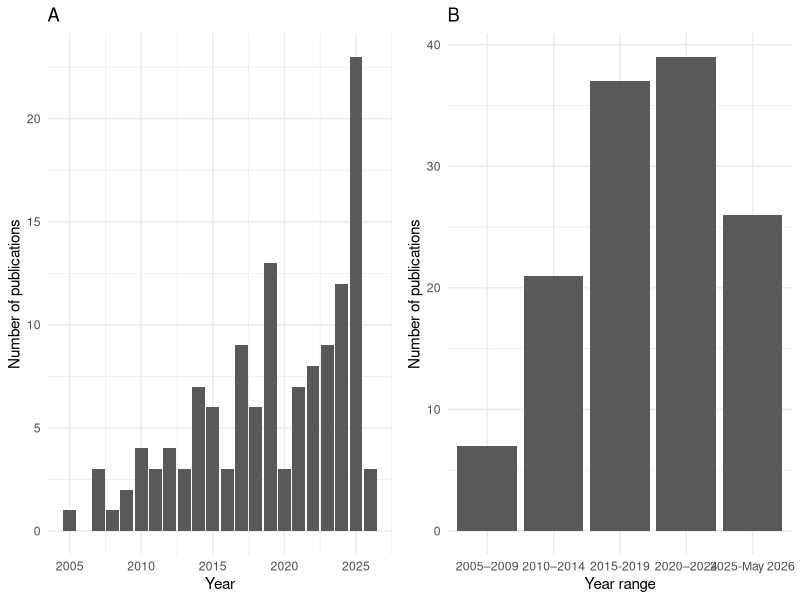

R code for this plot:

# Plotting number of publications over time
library(tidyverse)
library(ggpubr)

raw_data <- read.csv("ARRE_Data.csv")

# Count observations per year
year_counts <- raw_data %>%
  count(Year)

# Plot
pubs_by_year <- ggplot(year_counts, aes(x = Year, y = n)) +
  geom_col() +
  labs(x = "Year", y = "Number of publications") +
  theme_minimal() +
  ggtitle("A")

#ggsave("pubs_by_year.pdf", pubs_by_year, width = 4, height = 4)


# Binned version

df2 <- raw_data %>%
  mutate(year_bin = cut(Year,
                        breaks = c(2005, 2009, 2014, 2019, 2024, 2026),
                        labels = c("2005–2009", "2010–2014", "2015-2019", "2020–2024", 
                                   "2025-May 2026"),
                        include.lowest = TRUE))

bin_counts <- df2 %>%
  count(year_bin)

binned_figure <-ggplot(bin_counts, aes(x = year_bin, y = n)) +
  geom_col() +
  labs(x = "Year range", y = "Number of publications") +
  theme_minimal() +
  ggtitle("B")



# #normalize by year
# bin_counts <- bin_counts %>%
#   mutate(years_in_bin = c(5, 5, 5, 5),
#          pubs_per_year = n / years_in_bin)
# 
# 
# p2<-ggplot(bin_counts, aes(x = year_bin, y = pubs_per_year)) +
#   geom_col() +
#   labs(x = "Year range", y = "Avg publications per year") +
#   theme_minimal()
#binned_figure <- ggarrange(p1,p2, nrow=1, ncol=2)


#ggsave("pubs_by_year_bin.pdf", binned_figure, width = 4, height = 4)

number_pubs<-ggarrange(pubs_by_year, binned_figure, nrow=1, ncol=2)

ggsave("number_pubs.pdf", number_pubs, width = 10, height = 4)


## average increase
year_counts_2 <- year_counts %>% filter(Year != 2026)
avg_increase <- (tail(year_counts_2$n, 1) - year_counts_2$n[1]) /
  (tail(year_counts_2$Year, 1) - year_counts_2$Year[1])
avg_increase

## percent increase
years <- max(year_counts_2$Year) - min(year_counts_2$Year)
cagr <- ((tail(year_counts_2$n, 1) / year_counts_2$n[1])^(1 / years) - 1) * 100
cagr
